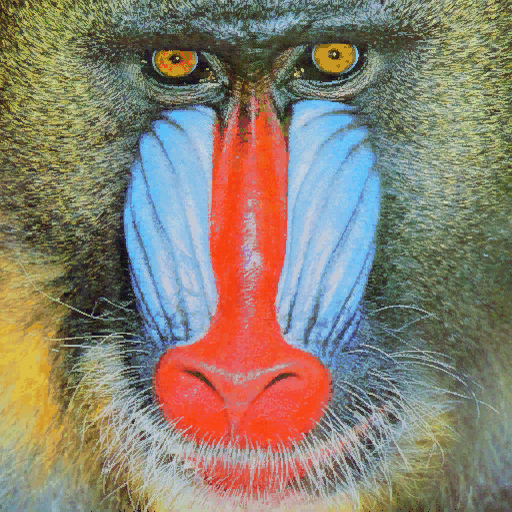
#> input picture P2/mandril.jpg, 512 x 512 px
$ jupyter execute 'VC_P2 G.19.ipynb'   (older library calls are emulated)   (text cells are left out)
#> lines starting #> are read from the running program, lines starting #| are printed output that depends on the picture; long printed decimals are rounded
[cell 1]
import cv2
import numpy as np
import matplotlib.pyplot as plt
from PIL import Image, ImageDraw, ImageFont

img = cv2.imread('mandril.jpg')
#> img is the input picture: shape (512, 512, 3); mean B, G, R 112.9, 128.5, 137.5
gris = cv2.cvtColor(img, cv2.COLOR_BGR2GRAY)
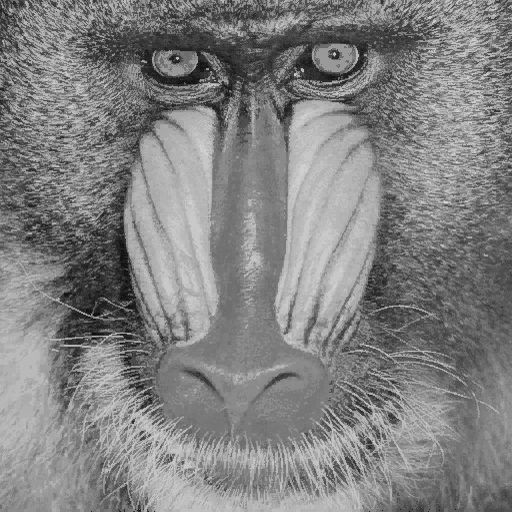
#> gris: shape (512, 512); min 6, max 220, mean 129.4
canny = cv2.Canny(gris, 100, 200)
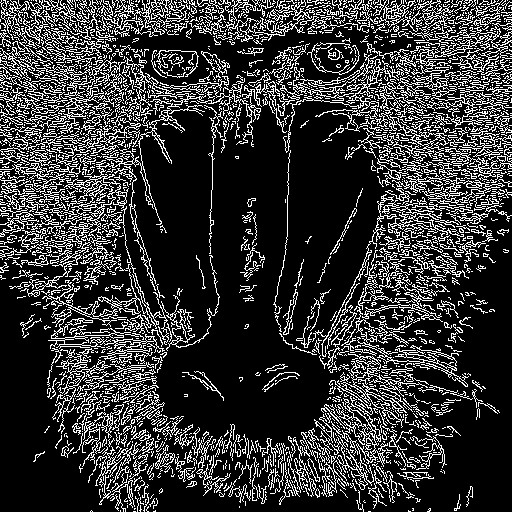
#> canny: shape (512, 512); 21.2% white in thin lines or dots

ggris = cv2.GaussianBlur(gris, (3, 3), 0)
sobelx = cv2.Sobel(ggris, cv2.CV_64F, 1, 0)
sobely = cv2.Sobel(ggris, cv2.CV_64F, 0, 1)
sobel = cv2.add(sobelx, sobely)
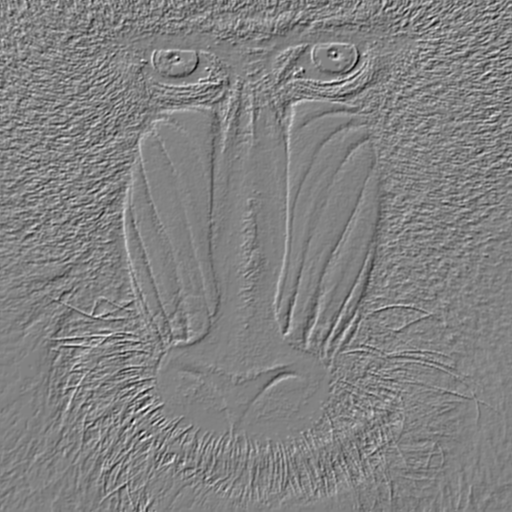
#> sobel: shape (512, 512) float64; min -594, max 570, mean -0.1; drawn with min black and max white
sobel8 = cv2.convertScaleAbs(sobel)
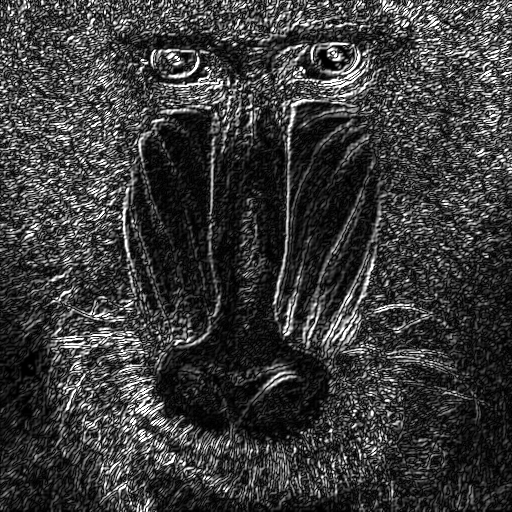
#> sobel8: shape (512, 512); min 0, max 255, mean 58.4
valorUmbral = 130

[cell 2]
fil_counts = cv2.reduce(canny, 1, cv2.REDUCE_SUM, dtype=cv2.CV_32SC1)
#> fil_counts = 512 values, max 56100 at index 12, min 4335 at index 507, mean 27646.1

#Cuando usas dim=1, el resultado de cv2.reduce tiene una forma vertical tipo matriz columna de tamaño (alto, 1)
filas = fil_counts[:, 0] / (255 * canny.shape[1])
#> filas = 512 values, max 0.43 at index 12, min 0.0332 at index 507, mean 0.212

print(filas.max())
#| 0.4297
print(filas.argmax()) #Encontrar el indice del valor maximo
#| 12
print(filas.shape[0]) #Numero de filas
#| 512


#Muestra dicha cuenta gráficamente
plt.figure()
plt.subplot(1, 2, 1)
plt.axis("off")
plt.title("Canny")
plt.imshow(canny, cmap='gray')

for n in range(0, filas.shape[0]):
    if filas[n] > filas.max() * 0.90:
        plt.axhline(y=n, color='red', linestyle='--', linewidth=1)


plt.subplot(1, 2, 2)
plt.title("Respuesta de Canny")
plt.xlabel("Filas")
plt.ylabel("% píxeles")
plt.plot(filas)

for n in range(0, filas.shape[0]):
    if filas[n] > filas.max() * 0.90:
        plt.axvline(x=n, color='red', linestyle='--', linewidth=1)

plt.xlim([0, canny.shape[0]])
plt.show()
#> figure, not shown here; panel 2: curve peaks at x = 12, y = 0.43

[cell 3]
#Obtiene imagen umbralizada para dicho valor definido
_, imagenUmbralizadaSobel = cv2.threshold(sobel8, valorUmbral, 255, cv2.THRESH_BINARY)
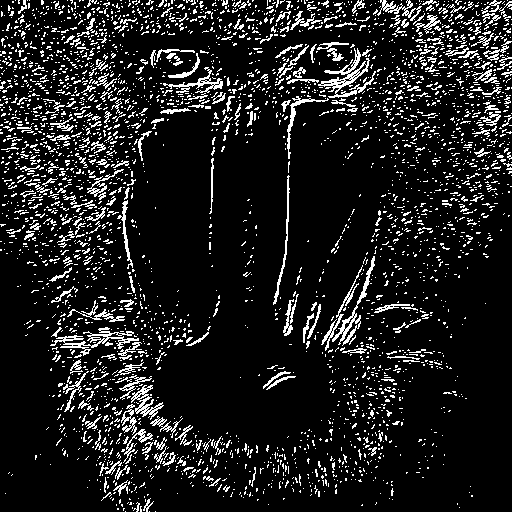
#> imagenUmbralizadaSobel: shape (512, 512); 11.9% white in thin lines or dots
_, imagenUmbralizadaCanny = cv2.threshold(canny, valorUmbral, 255, cv2.THRESH_BINARY)

# Parámetros de Sobel
fil_counts = cv2.reduce(imagenUmbralizadaSobel, 1, cv2.REDUCE_SUM, dtype=cv2.CV_32SC1)
#> fil_counts = 512 values, max 41055 at index 82, min 1530 at index 497, mean 15538.6
col_counts = cv2.reduce(imagenUmbralizadaSobel, 0, cv2.REDUCE_SUM, dtype=cv2.CV_32SC1)
sobel_fil = fil_counts[:, 0] / (255 * imagenUmbralizadaSobel.shape[1])
#> sobel_fil = 512 values, max 0.314 at index 82, min 0.0117 at index 497, mean 0.119
sobel_col = col_counts[0] / (255 * imagenUmbralizadaSobel.shape[0])
#> sobel_col = 512 values, max 0.35 at index 288, min 0.0195 at index 262, mean 0.119

# Parámetros de Canny
fil_counts = cv2.reduce(imagenUmbralizadaCanny, 1, cv2.REDUCE_SUM, dtype=cv2.CV_32SC1)
#> fil_counts = 512 values, max 56100 at index 12, min 4335 at index 507, mean 27646.1
col_counts = cv2.reduce(imagenUmbralizadaCanny, 0, cv2.REDUCE_SUM, dtype=cv2.CV_32SC1)
canny_fil = fil_counts[:, 0] / (255 * imagenUmbralizadaCanny.shape[1])
#> canny_fil has the same summary as filas
canny_col = col_counts[0] / (255 * imagenUmbralizadaCanny.shape[0])
#> canny_col = 512 values, max 0.365 at index 104, min 0.0566 at index 261, mean 0.212

# Muestra las imágenes
plt.subplot(1, 2, 1)
plt.title("Sobel")
plt.imshow(imagenUmbralizadaSobel, cmap='gray')
plt.axis("off")
for n in range(0, sobel_col.shape[0]):
    if sobel_col[n] >= sobel_col.max() * 0.9:
        plt.axvline(x=n, color='red', linestyle=':')
plt.xlim([0, imagenUmbralizadaSobel.shape[1]])
for n in range(0, sobel_fil.shape[0]):
    if sobel_fil[n] >= sobel_fil.max() * 0.9:
        plt.axhline(y=n, color='red', linestyle=':')
plt.ylim([imagenUmbralizadaSobel.shape[0], 0])

plt.subplot(1, 2, 2)
plt.title("Canny")
plt.imshow(imagenUmbralizadaCanny, cmap='gray')
plt.axis("off")
for n in range(0, canny_col.shape[0]):
    if canny_col[n] >= canny_col.max() * 0.9:
        plt.axvline(x=n, color='red', linestyle=':')
plt.xlim([0, imagenUmbralizadaCanny.shape[1]])
for n in range(0, canny_fil.shape[0]):
    if canny_fil[n] >= canny_fil.max() * 0.9:
        plt.axhline(y=n, color='red', linestyle=':')
plt.ylim([imagenUmbralizadaCanny.shape[0], 0])
plt.show()
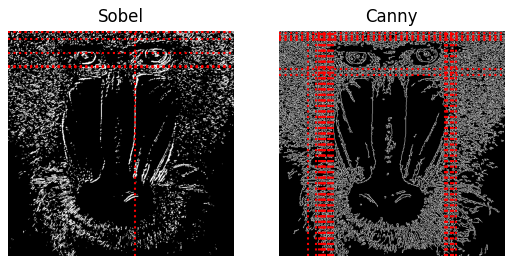
#> figure drawn by matplotlib, 2 panels

# Muestra los histogramas de Sobel
plt.subplot(1, 4, 1)
plt.xlabel("Sobel Filas")
plt.ylabel("% píxeles")
plt.plot(sobel_fil)
for n in range(0, sobel_fil.shape[0]):
    if sobel_fil[n] >= sobel_fil.max() * 0.9:
        plt.axvline(x=n, color='red', linestyle=':')
plt.xlim([0, imagenUmbralizadaSobel.shape[0]])

plt.subplot(1, 4, 2)
plt.xlabel("Sobel Columnas")
plt.plot(sobel_col)
for n in range(0, sobel_col.shape[0]):
    if sobel_col[n] >= sobel_col.max() * 0.9:
        plt.axvline(x=n, color='red', linestyle=':')
plt.xlim([0, imagenUmbralizadaSobel.shape[1]])

# Muestra los histogramas de Canny
plt.subplot(1, 4, 3)
plt.xlabel("Canny Filas")
plt.plot(canny_fil)
for n in range(0, canny_fil.shape[0]):
    if canny_fil[n] >= canny_fil.max() * 0.9:
        plt.axvline(x=n, color='red', linestyle=':')
plt.xlim([0, imagenUmbralizadaCanny.shape[0]])

plt.subplot(1, 4, 4)
plt.xlabel("Canny Columnas")
plt.plot(canny_col)
for n in range(0, canny_col.shape[0]):
    if canny_col[n] >= canny_col.max() * 0.9:
        plt.axvline(x=n, color='red', linestyle=':')
plt.xlim([0, imagenUmbralizadaCanny.shape[1]])
#> Out = (0, 512)
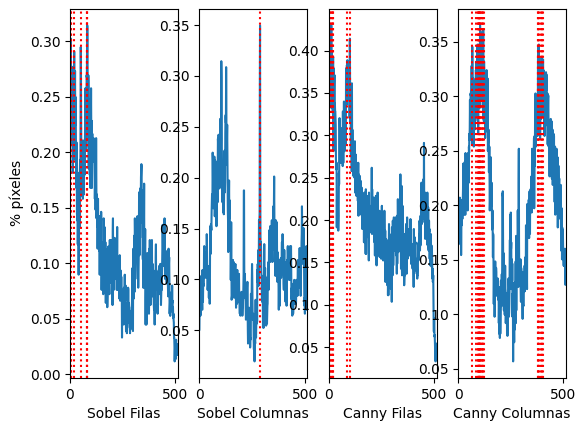
#> figure drawn by matplotlib, 4 panels; panel 1: curve peaks at x = 82, y = 0.314; panel 2: curve peaks at x = 288, y = 0.35; panel 3: curve peaks at x = 12, y = 0.43; panel 4: curve peaks at x = 104, y = 0.365

[cell 4]
vid = cv2.VideoCapture(0)

#estado inicial de la esfera
radio_esfera = 25
pos_x = 320.0
pos_y = 240.0
vel_x = 0.0
vel_y = 0.0
distancia_seguridad = 150  #distancia a la que la esfera empieza a huir del objeto

#rango de color azul en hsv
azul_bajo = np.array([95, 120, 70])
azul_alto = np.array([130, 255, 255])

while True:
    ret, frame = vid.read()
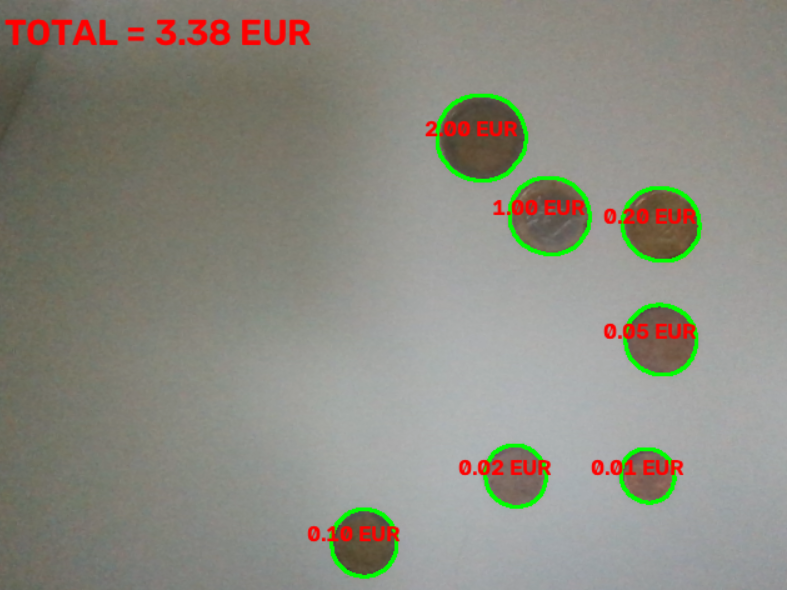
#> input picture P3/img/Monedas.png, 787 x 590 px, given in place of the camera
#> frame is the input picture: shape (590, 787, 3); mean B, G, R 128.2, 138.3, 139.7

    if ret:
        #efecto espejo para que parezca un juegfo
        framem = cv2.flip(frame, 1)
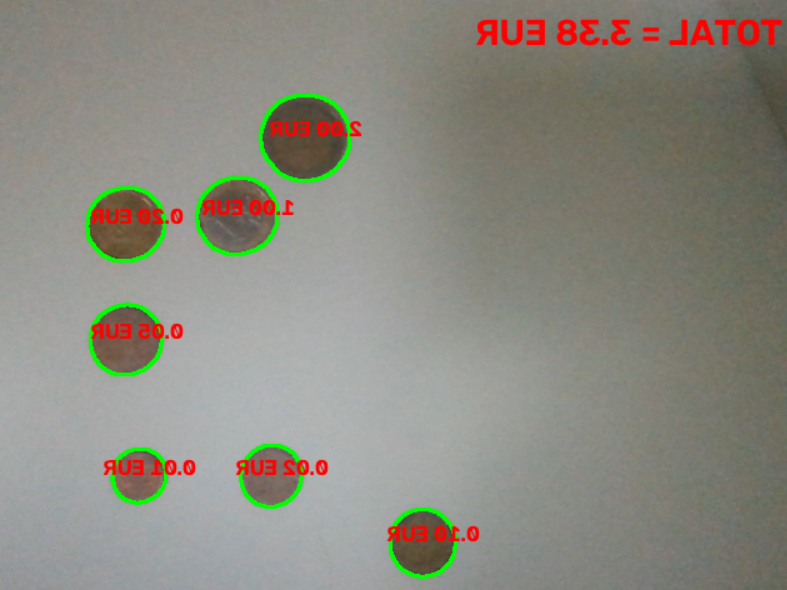
#> framem: shape (590, 787, 3); mean B, G, R 128.2, 138.3, 139.7
        alto, ancho, _ = framem.shape
#> alto = 590; ancho = 787

        #conversion de bgr a hsv
        hsv = cv2.cvtColor(framem, cv2.COLOR_BGR2HSV)
#> hsv: shape (590, 787, 3); mean H, S, V 42.4, 27.6, 144.6

        #mascara para aislar el color azul
        mascara_objeto = cv2.inRange(hsv, azul_bajo, azul_alto)
#> mascara_objeto: shape (590, 787); every value is 0

        #deteccion de proyeccion en la mascara para los pixeles blancos
        filas = np.sum(mascara_objeto == 255, axis=1)
#> filas = 590 values from 0 to 0
        columnas = np.sum(mascara_objeto == 255, axis=0)
#> columnas = 787 values from 0 to 0

        max_filas = filas.max()
#> max_filas = 0
        max_cols = columnas.max()
#> max_cols = 0

        #descartamos el ruido
        if max_filas > 20 and max_cols > 20:
            #umbralizamos al 90% nos aseguramos de que sea el objeto
            indices_y = [i for i in range(filas.shape[0]) if filas[i] >= max_filas * 0.90]
            indices_x = [j for j in range(columnas.shape[0]) if columnas[j] >= max_cols * 0.90]

            #centro del objeto
            obj_y = float(np.mean(indices_y))
            obj_x = float(np.mean(indices_x))

            #pintamos el circulo
            cv2.circle(framem, (int(obj_x), int(obj_y)), 10, (255, 0, 0), 2)
            cv2.putText(framem, "Objeto Azul", (int(obj_x) + 12, int(obj_y)), cv2.FONT_HERSHEY_SIMPLEX, 0.5, (255, 0, 0), 1,)

            #vector desde el objeto hacia el circulo (direccion de escape)
            dx = pos_x - obj_x
            dy = pos_y - obj_y
            distancia = np.sqrt(dx**2 + dy**2)

            #si el objeto azul entra en ladistancia de seguridad, la pelota se aleja
            if distancia < distancia_seguridad and distancia > 1:
                fuerza_escape = (distancia_seguridad - distancia) / 8.0
                vel_x += (dx / distancia) * fuerza_escape
                vel_y += (dy / distancia) * fuerza_escape

        #fisicas para frenar la pelota progresivamente
        vel_x *= 0.90
        vel_y *= 0.90

        #actualizacion de la posicion
        pos_x += vel_x
        pos_y += vel_y

        #rebotes de la pelota con las esquinas de la pantalla
        if pos_x < radio_esfera:
            pos_x = radio_esfera
            vel_x *= -1
        elif pos_x > ancho - radio_esfera:
            pos_x = ancho - radio_esfera
            vel_x *= -1

        if pos_y < radio_esfera:
            pos_y = radio_esfera
            vel_y *= -1
        elif pos_y > alto - radio_esfera:
            pos_y = alto - radio_esfera
            vel_y *= -1

        #printear la pelota
        centro_esfera = (int(pos_x), int(pos_y))
        cv2.circle(framem, centro_esfera, radio_esfera, (0, 255, 120), -1)
        cv2.circle(framem, centro_esfera, radio_esfera, (255, 255, 255), 2)
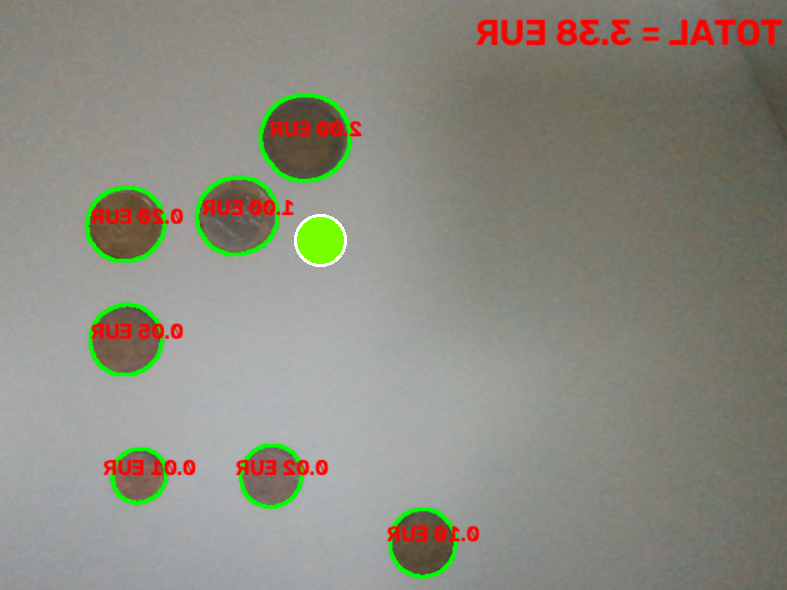
#> framem: shape (590, 787, 3); mean B, G, R 127.8, 138.7, 139.6

        #ambas ventanas (juego y mascara)
        cv2.imshow("Juego", framem)
        cv2.imshow("Mascara", mascara_objeto)

    if cv2.waitKey(20) == 27:
#> (key Esc is pressed here)
        break

vid.release()
cv2.destroyAllWindows()
